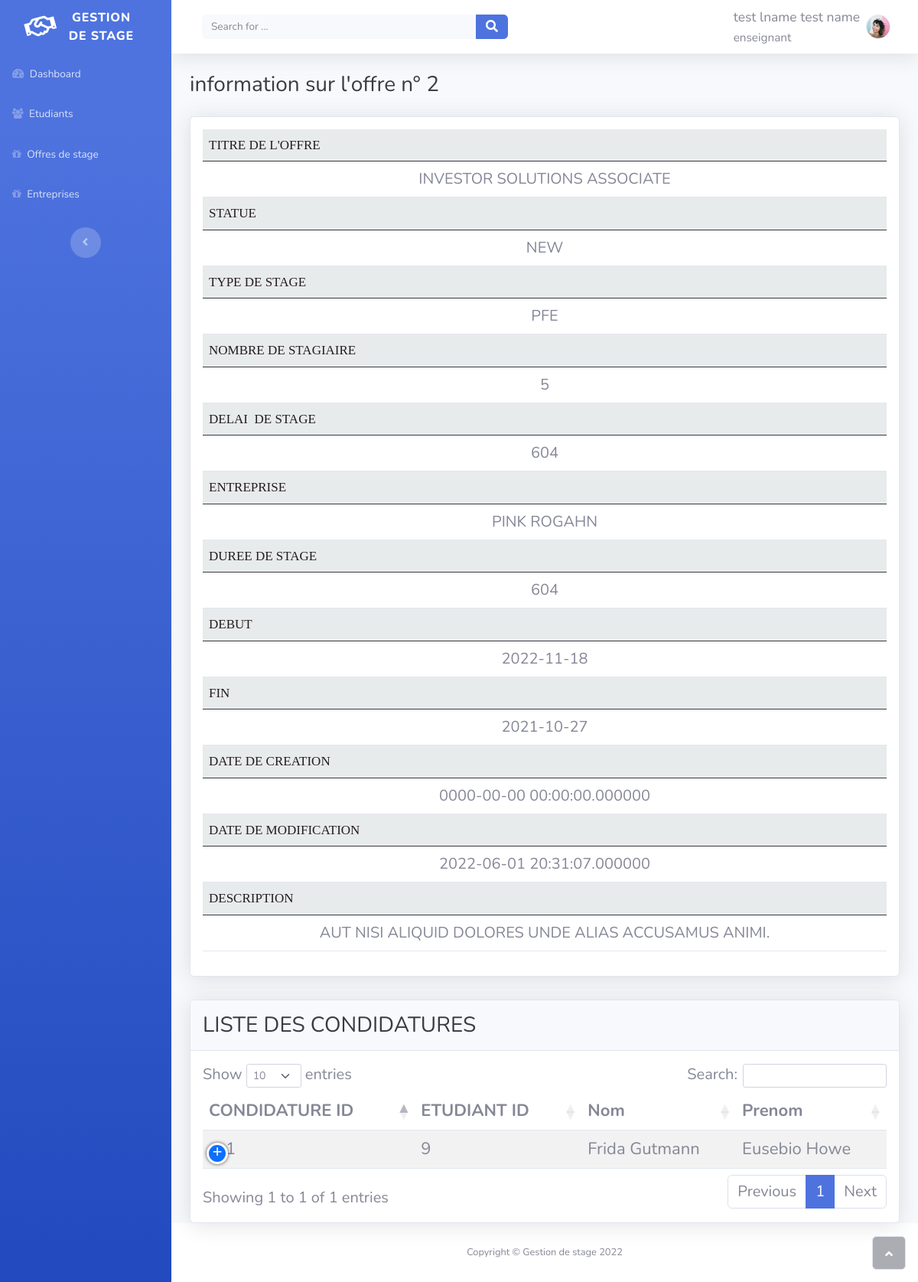
/offres/view?id=2 (signed in), run on the app's committed database.
### tables this page shows
CREATE TABLE `offre` (
  `id` int(11) NOT NULL,
  `created_date` datetime(6) NOT NULL DEFAULT current_timestamp(6),
  `delai_offre` date NOT NULL,
  `description` varchar(255) NOT NULL,
  `duree_stage` int(11) NOT NULL,
  `end_stage` date NOT NULL,
  `nbr_stagiaire` tinyint(5) UNSIGNED NOT NULL,
  `start_stage` date NOT NULL,
  `statue` enum('NEW','CLOSED','CANCELED','FULL') NOT NULL,
  `title` varchar(150) NOT NULL,
  `type_stage` enum('PFE','PFA','INIT','SUMMER') NOT NULL,
  `updated_date` datetime(6) DEFAULT NULL,
  `entreprise_id` int(11) NOT NULL,
  `formation_id` int(11) NOT NULL
);

CREATE TABLE `entreprise` (
  `id` int(11) NOT NULL,
  `domaine` varchar(50) NOT NULL,
  `email` varchar(80) NOT NULL,
  `logo` varchar(255) DEFAULT NULL,
  `short_name` varchar(15) DEFAULT NULL,
  `name` varchar(100) NOT NULL,
  `phone` varchar(15) DEFAULT NULL,
  `web_site` varchar(250) DEFAULT NULL,
  `description` varchar(512) DEFAULT NULL
);

CREATE TABLE `etudiant` (
  `cne` varchar(30) NOT NULL,
  `cv` varchar(255) DEFAULT NULL,
  `promotion` int(11) NOT NULL,
  `id` int(11) NOT NULL,
  `formation_id` int(11) NOT NULL,
  `IsValidated` tinyint(1) NOT NULL DEFAULT 0
);

CREATE TABLE `candidature` (
  `id` int(11) NOT NULL,
  `created_date` datetime(6) NOT NULL DEFAULT current_timestamp(6),
  `status` enum('APPLIED','CANCELED','NACCEPTED','ACCEPTED','AGREED','NAGREED','WAITING') NOT NULL DEFAULT 'APPLIED',
  `updated_date` datetime(6) DEFAULT NULL,
  `etudiant_id` int(11) NOT NULL,
  `offre_id` int(11) NOT NULL,
  `position` tinyint(4) UNSIGNED DEFAULT NULL
);

CREATE TABLE `person` (
  `id` int(11) NOT NULL,
  `cin` varchar(15) NOT NULL,
  `date_naiss` datetime(6) NOT NULL,
  `email` varchar(80) NOT NULL,
  `fname` varchar(35) NOT NULL,
  `lname` varchar(35) NOT NULL,
  `password` varchar(100) NOT NULL,
  `phone` varchar(15) NOT NULL,
  `person_type` enum('etudiant','enseignant','admin') NOT NULL DEFAULT 'etudiant'
);

### views/resp/detailOffre.resp.php (the view, shortened to what this page needs)
<?php
$pdo = getDBConnection();
$offre_id = $_GET['id'];
try {
    $query = "SELECT o.*, e.name FROM offre o, entreprise e WHERE o.id = :id AND o.entreprise_id = e.id";
    $stmt = $pdo->prepare($query);
    $stmt->bindParam(':id', $offre_id);
    $stmt->execute();
    $offre = $stmt->fetch(PDO::FETCH_ASSOC);
} catch (Exception $e) {
    header('Location: /offres');
}
?>
<!DOCTYPE html>
<html lang="fr">
<head>
    <link rel="stylesheet" href="/assets/bootstrap/css/bootstrap.min.css">
    <link rel="stylesheet" href="/assets/datatable/css/dataTables.bootstrap5.min.css">
    <link rel="stylesheet" href="/assets/datatable/css/responsive.bootstrap5.min.css">
    <link rel="stylesheet" href="/assets/fonts/fontawesome-all.min.css">
    <link rel="stylesheet" href="/assets/fonts/font-awesome.min.css">
    <link rel="stylesheet" href="/assets/fonts/fontawesome5-overrides.min.css">
</head>
<body id="page-top">
<div id="wrapper">
    <?php
    require_once 'parts/sidebar.php'
    ?>
    <div class="d-flex flex-column" id="content-wrapper" style="font-size: calc(0.5em + 1vmin);">
        <div id="content">
            <div class="container-fluid">
                <div class="d-flex d-sm-flex justify-content-between align-items-center mb-4">
                    <h3 class="text-dark mb-0">information sur l'offre n° <?php echo $offre_id ?> <br></h3>
                </div>
                <div class="card shadow">
                    <div class="card-body">
                        <table class="table">
                            <tbody style="width: 913.6px;">
                            <tr class="d-flex flex-column flex-grow-1" style="padding: -2px;">
                                <td style="background: rgba(154,170,169,0.23);border-style: outset;border-color: var(--bs-gray);color: rgb(35,28,32);font-size: 17px;font-family: 'Abril Fatface', serif;">
                                    TITRE DE L'OFFRE
                                </td>
                                <td class="text-center text-uppercase"><?php echo $offre['title']; ?></td>
                            </tr>
                            <tr class="d-flex flex-column flex-grow-1" style="padding: -2px;">
                                <td style="background: rgba(154,170,169,0.23);border-style: outset;border-color: var(--bs-gray);color: rgb(35,28,32);font-size: 17px;font-family: 'Abril Fatface', serif;">
                                    STATUE
                                </td>
                                <td class="text-center text-uppercase"><?php echo $offre['statue']; ?></td>
                            </tr>
                            <tr class="d-flex flex-column flex-grow-1" style="padding: -2px;">
                                <td style="background: rgba(154,170,169,0.23);border-style: outset;border-color: var(--bs-gray);color: rgb(35,28,32);font-size: 17px;font-family: 'Abril Fatface', serif;">
                                    TYPE DE STAGE
                                </td>
                                <td class="text-center text-uppercase"><?php echo $offre['type_stage']; ?></td>
                            </tr>
                            <tr class="d-flex flex-column flex-grow-1" style="padding: -2px;">
                                <td style="background: rgba(154,170,169,0.23);border-style: outset;border-color: var(--bs-gray);color: rgb(35,28,32);font-size: 17px;font-family: 'Abril Fatface', serif;">
                                    NOMBRE DE STAGIAIRE
                                </td>
                                <td class="text-center text-uppercase"><?php echo $offre['nbr_stagiaire']; ?></td>
                            </tr>
                            <tr class="d-flex flex-column flex-grow-1" style="padding: -2px;">
                                <td style="background: rgba(154,170,169,0.23);border-style: outset;border-color: var(--bs-gray);color: rgb(35,28,32);font-size: 17px;font-family: 'Abril Fatface', serif;">
                                    DELAI&nbsp; DE STAGE
                                </td>
                                <td class="text-center text-uppercase"><?php echo $offre['duree_stage']; ?></td>
                            </tr>
                            <tr class="d-flex flex-column flex-grow-1" style="padding: -2px;">
                                <td style="background: rgba(154,170,169,0.23);border-style: outset;border-color: var(--bs-gray);color: rgb(35,28,32);font-size: 17px;font-family: 'Abril Fatface', serif;">
                                    ENTREPRISE
                                </td>
                                <td class="text-center text-uppercase"><?php echo $offre['name']; ?></td>
                            </tr>
                            <tr class="d-flex flex-column flex-grow-1" style="padding: -2px;">
                                <td style="background: rgba(154,170,169,0.23);border-style: outset;border-color: var(--bs-gray);color: rgb(35,28,32);font-size: 17px;font-family: 'Abril Fatface', serif;">
                                    DUREE DE STAGE
                                </td>
                                <td class="text-center text-uppercase"><?php echo $offre['duree_stage']; ?><br></td>
                            </tr>
                            <tr class="d-flex flex-column flex-grow-1" style="padding: -2px;">
                                <td style="background: rgba(154,170,169,0.23);border-style: outset;border-color: var(--bs-gray);color: rgb(35,28,32);font-size: 17px;font-family: 'Abril Fatface', serif;">
                                    DEBUT
                                </td>
                                <td class="text-center text-uppercase"><?php echo $offre['start_stage']; ?><br></td>
                            </tr>
                            <tr class="d-flex flex-column flex-grow-1" style="padding: -2px;">
                                <td style="background: rgba(154,170,169,0.23);border-style: outset;border-color: var(--bs-gray);color: rgb(35,28,32);font-size: 17px;font-family: 'Abril Fatface', serif;">
                                    FIN
                                </td>
                                <td class="text-center text-uppercase"><?php echo $offre['end_stage']; ?><br></td>
                            </tr>
                            <tr class="d-flex flex-column flex-grow-1" style="padding: -2px;">
                                <td style="background: rgba(154,170,169,0.23);border-style: outset;border-color: var(--bs-gray);color: rgb(35,28,32);font-size: 17px;font-family: 'Abril Fatface', serif;">
                                    DATE DE CREATION
                                </td>
                                <td class="text-center text-uppercase"><?php echo $offre['created_date']; ?><br></td>
                            </tr>
                            <tr class="d-flex flex-column flex-grow-1" style="padding: -2px;">
                                <td style="background: rgba(154,170,169,0.23);border-style: outset;border-color: var(--bs-gray);color: rgb(35,28,32);font-size: 17px;font-family: 'Abril Fatface', serif;">
                                    DATE DE MODIFICATION
                                </td>
                                <td class="text-center text-uppercase"><?php echo $offre['updated_date']; ?><br></td>
                            </tr>
                            <tr class="d-flex flex-column flex-grow-1" style="padding: -2px;">
                                <td style="background: rgba(154,170,169,0.23);border-style: outset;border-color: var(--bs-gray);color: rgb(35,28,32);font-size: 17px;font-family: 'Abril Fatface', serif;">
                                    DESCRIPTION
                                </td>
                                <td class="text-center text-uppercase"><?php echo $offre['description']; ?></td>
                            </tr>
                            </tbody>
                        </table>
                    </div>
                </div>
                <br>
                <div class="card shadow">
                    <div class="card-header py-3">
                        <h3 class="text-dark mb-0">LISTE DES CONDIDATURES</h3>
                    </div>
                    <div class="card-body">
                        <table id="myTable" class="table table-striped nowrap"
                               style="width:100%; font-size: calc(0.5em + 1vmin); ">
                            <thead>
                            <th>CONDIDATURE ID</th>
                            <th>ETUDIANT ID</th>
                            <th>Nom</th>
                            <th>Prenom</th>
                            </thead>
                            <?php
                            try {
                                $query = "SELECT p.*, c.*, e.*, e.id AS etudiantid,c.id AS candidatureId  FROM etudiant e, candidature c, person p
                                WHERE offre_id = :id AND c.etudiant_id = p.id AND e.id = c.etudiant_id";
                                $stmt = $pdo->prepare($query);
                                $stmt->bindParam(':id', $offre_id);
                                $stmt->execute();
                                $condidatures = $stmt->fetchAll(PDO::FETCH_ASSOC);
                                foreach ($condidatures as $key => $value) {
                                    ?>
                                    <tr>
                                        <td><?php echo $value['candidatureId']; ?></td>
                                        <td><?php echo $value['etudiantid']; ?></td>
                                        <td><?php echo $value['lname']; ?></td>
                                        <td><?php echo $value['fname']; ?></td>
                                    </tr>
                                    <?php
                                }
                            } catch (Exception $e) {
                                echo 'Erreur : ' . $e->getMessage();
                            }
                            ?>
                        </table>
                    </div>
                </div>
            </div>
        </div>
        <footer class="bg-white sticky-footer">
            <div class="container my-auto">
                <div class="text-center my-auto copyright"><span>Copyright © Gestion de stage 2022</span></div>
            </div>
        </footer>
    </div>
    <a class="border rounded d-inline scroll-to-top" href="#page-top"><i class="fas fa-angle-up"></i></a>
</div>
</body>
</html>

### data on the page
offre: title "INVESTOR SOLUTIONS ASSOCIATE", statue "NEW", type_stage "PFE", nbr_stagiaire "5", duree_stage "604", entreprise.name "PINK ROGAHN", start_stage "2022-11-18", end_stage "2021-10-27", created_date "0000-00-00 00:00:00.000000", updated_date "2022-06-01 20:31:07.000000", description "AUT NISI ALIQUID DOLORES UNDE ALIAS ACCUSAMUS ANIMI."
etudiant: candidature.id "1", id "9", id.lname "Frida Gutmann", id.fname "Eusebio Howe"

### other printed values
$offre_id "2"
